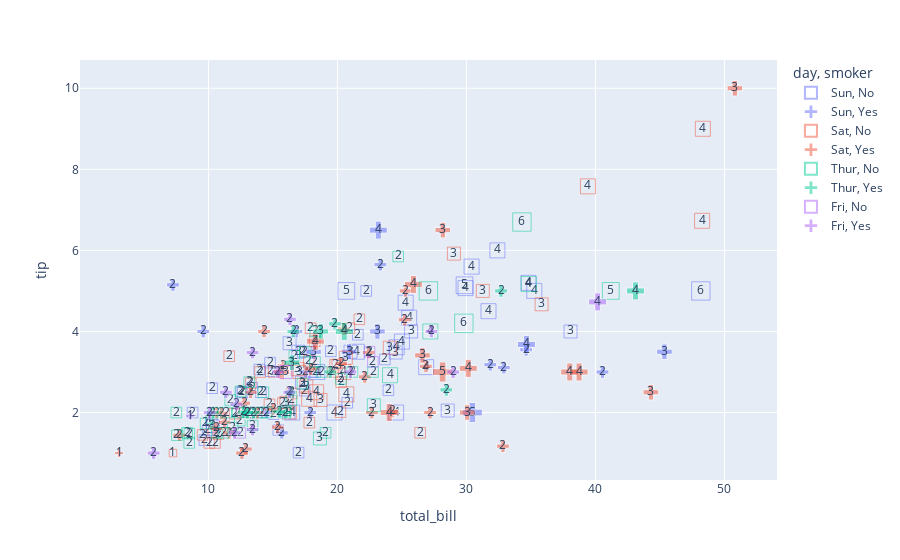

This figure's notebook cell:
### Code cell
scatterplot = px.scatter(
    data_frame=tips,
    x='total_bill',
    y='tip',

    size="tbl_size",  #Different scatter ball sizes 
    size_max=13,  # Maximum size
    symbol="smoker",  #Different symbol based on different categorical values
    symbol_sequence=[3, 'square-open'],  # Assign different symbol to different category
    symbol_map= {'No':"square-open", "Yes":3},  ## Assign different symbol to different category explicitely
    color="day",  # Further categorization based on colors,
    opacity=0.5,
    # color_discrete_sequence=["red", "yellow", "blue", "black"], # explicitely assign colors
    # color_discrete_map=["red", "yellow", "blue", "black"],
    text="tbl_size",
    hover_name="time",
)
pio.show(scatterplot)

### Figure 1 — Plotly figure (JSON) as saved in the notebook; plotly's stock layout.template omitted (floating-point values rounded to 4 significant figures)
{"data": [{"hovertemplate": "<b>%{hovertext}</b><br><br>day=Sun<br>smoker=No<br>total_bill=%{x}<br>tip=%{y}<br>tbl_size=%{text}<extra></extra>", "hovertext": ["Dinner", "Dinner", "Dinner", "Dinner", "Dinner", "Dinner", "Dinner", "Dinner", "Dinner", "Dinner", "Dinner", "Dinner", "Dinner", "Dinner", "Dinner", "Dinner", "Dinner", "Dinner", "Dinner", "Dinner", "Dinner", "Dinner", "Dinner", "Dinner", "Dinner", "Dinner", "Dinner", "Dinner", "Dinner", "Dinner", "Dinner", "Dinner", "Dinner", "Dinner", "Dinner", "Dinner", "Dinner", "Dinner", "Dinner", "Dinner", "Dinner", "Dinner", "Dinner", "Dinner", "Dinner", "Dinner", "Dinner", "Dinner", "Dinner", "Dinner", "Dinner", "Dinner", "Dinner", "Dinner", "Dinner", "Dinner", "Dinner"], "legendgroup": "Sun, No", "marker": {"color": "#636efa", "opacity": 0.5, "size": [2, 3, 3, 2, 4, 4, 2, 4, 2, 2, 2, 4, 2, 4, 2, 2, 3, 3, 3, 2, 2, 2, 4, 2, 2, 4, 3, 2, 2, 2, 4, 2, 4, 2, 3, 2, 3, 2, 4, 2, 2, 3, 4, 4, 5, 6, 4, 2, 4, 4, 2, 3, 2, 3, 2, 4, 5], "sizemode": "area", "sizeref": 0.0355, "symbol": "square-open"}, "mode": "markers+text", "name": "Sun, No", "orientation": "v", "showlegend": true, "text": [2, 3, 3, 2, 4, 4, 2, 4, 2, 2, 2, 4, 2, 4, 2, 2, 3, 3, 3, 2, 2, 2, 4, 2, 2, 4, 3, 2, 2, 2, 4, 2, 4, 2, 3, 2, 3, 2, 4, 2, 2, 3, 4, 4, 5, 6, 4, 2, 4, 4, 2, 3, 2, 3, 2, 4, 5], "type": "scatter", "x": [16.99, 10.34, 21.01, 23.68, 24.59, 25.29, 8.77, 26.88, 15.04, 14.78, 10.27, 35.26, 15.42, 18.43, 14.83, 21.58, 10.33, 16.29, 16.97, 17.46, 13.94, 9.68, 30.4, 18.29, 22.23, 32.4, 28.55, 18.04, 12.54, 10.29, 34.81, 9.94, 25.56, 19.49, 38.07, 23.95, 25.71, 17.31, 29.93, 14.07, 13.13, 17.26, 24.55, 19.77, 29.85, 48.17, 25, 13.39, 16.49, 21.5, 12.66, 16.21, 13.81, 24.52, 20.76, 31.71, 20.69], "xaxis": "x", "y": [1.01, 1.66, 3.5, 3.31, 3.61, 4.71, 2, 3.12, 1.96, 3.23, 1.71, 5, 1.57, 3, 3.02, 3.92, 1.67, 3.71, 3.5, 2.54, 3.06, 1.32, 5.6, 3, 5, 6, 2.05, 3, 2.5, 2.6, 5.2, 1.56, 4.34, 3.51, 4, 2.55, 4, 3.5, 5.07, 2.5, 2, 2.74, 2, 2, 5.14, 5, 3.75, 2.61, 2, 3.5, 2.5, 2, 2, 3.48, 2.24, 4.5, 5], "yaxis": "y"}, {"hovertemplate": "<b>%{hovertext}</b><br><br>day=Sun<br>smoker=Yes<br>total_bill=%{x}<br>tip=%{y}<br>tbl_size=%{text}<extra></extra>", "hovertext": ["Dinner", "Dinner", "Dinner", "Dinner", "Dinner", "Dinner", "Dinner", "Dinner", "Dinner", "Dinner", "Dinner", "Dinner", "Dinner", "Dinner", "Dinner", "Dinner", "Dinner", "Dinner", "Dinner"], "legendgroup": "Sun, Yes", "marker": {"color": "#636efa", "opacity": 0.5, "size": [2, 2, 2, 2, 2, 2, 2, 2, 2, 4, 2, 3, 4, 2, 3, 5, 3, 3, 2], "sizemode": "area", "sizeref": 0.0355, "symbol": 3}, "mode": "markers+text", "name": "Sun, Yes", "orientation": "v", "showlegend": true, "text": [2, 2, 2, 2, 2, 2, 2, 2, 2, 4, 2, 3, 4, 2, 3, 5, 3, 3, 2], "type": "scatter", "x": [17.51, 7.25, 31.85, 16.82, 32.9, 17.89, 14.48, 9.6, 34.63, 34.65, 23.33, 45.35, 23.17, 40.55, 20.9, 30.46, 18.15, 23.1, 15.69], "xaxis": "x", "y": [3, 5.15, 3.18, 4, 3.11, 2, 2, 4, 3.55, 3.68, 5.65, 3.5, 6.5, 3, 3.5, 2, 3.5, 4, 1.5], "yaxis": "y"}, {"hovertemplate": "<b>%{hovertext}</b><br><br>day=Sat<br>smoker=No<br>total_bill=%{x}<br>tip=%{y}<br>tbl_size=%{text}<extra></extra>", "hovertext": ["Dinner", "Dinner", "Dinner", "Dinner", "Dinner", "Dinner", "Dinner", "Dinner", "Dinner", "Dinner", "Dinner", "Dinner", "Dinner", "Dinner", "Dinner", "Dinner", "Dinner", "Dinner", "Dinner", "Dinner", "Dinner", "Dinner", "Dinner", "Dinner", "Dinner", "Dinner", "Dinner", "Dinner", "Dinner", "Dinner", "Dinner", "Dinner", "Dinner", "Dinner", "Dinner", "Dinner", "Dinner", "Dinner", "Dinner", "Dinner", "Dinner", "Dinner", "Dinner", "Dinner", "Dinner"], "legendgroup": "Sat, No", "marker": {"color": "#EF553B", "opacity": 0.5, "size": [3, 2, 2, 2, 4, 2, 4, 2, 2, 2, 2, 2, 4, 2, 4, 2, 3, 3, 3, 3, 3, 3, 2, 4, 3, 3, 2, 2, 2, 3, 2, 2, 2, 2, 2, 1, 4, 4, 2, 2, 2, 2, 3, 3, 2], "sizemode": "area", "sizeref": 0.0355, "symbol": "square-open"}, "mode": "markers+text", "name": "Sat, No", "orientation": "v", "showlegend": true, "text": [3, 2, 2, 2, 4, 2, 4, 2, 2, 2, 2, 2, 4, 2, 4, 2, 3, 3, 3, 3, 3, 3, 2, 4, 3, 3, 2, 2, 2, 3, 2, 2, 2, 2, 2, 1, 4, 4, 2, 2, 2, 2, 3, 3, 2], "type": "scatter", "x": [20.65, 17.92, 20.29, 15.77, 39.42, 19.82, 17.81, 13.37, 12.69, 21.7, 19.65, 9.55, 18.35, 15.06, 20.69, 17.78, 24.06, 16.31, 16.93, 18.69, 31.27, 16.04, 26.41, 48.27, 17.59, 20.08, 16.45, 20.23, 12.02, 17.07, 14.73, 10.51, 20.92, 18.24, 14, 7.25, 48.33, 20.45, 13.28, 11.61, 10.77, 10.07, 35.83, 29.03, 17.82], "xaxis": "x", "y": [3.35, 4.08, 2.75, 2.23, 7.58, 3.18, 2.34, 2, 2, 4.3, 3, 1.45, 2.5, 3, 2.45, 3.27, 3.6, 2, 3.07, 2.31, 5, 2.24, 1.5, 6.73, 2.64, 3.15, 2.47, 2.01, 1.97, 3, 2.2, 1.25, 4.08, 3.76, 3, 1, 9, 3, 2.72, 3.39, 1.47, 1.25, 4.67, 5.92, 1.75], "yaxis": "y"}, {"hovertemplate": "<b>%{hovertext}</b><br><br>day=Sat<br>smoker=Yes<br>total_bill=%{x}<br>tip=%{y}<br>tbl_size=%{text}<extra></extra>", "hovertext": ["Dinner", "Dinner", "Dinner", "Dinner", "Dinner", "Dinner", "Dinner", "Dinner", "Dinner", "Dinner", "Dinner", "Dinner", "Dinner", "Dinner", "Dinner", "Dinner", "Dinner", "Dinner", "Dinner", "Dinner", "Dinner", "Dinner", "Dinner", "Dinner", "Dinner", "Dinner", "Dinner", "Dinner", "Dinner", "Dinner", "Dinner", "Dinner", "Dinner", "Dinner", "Dinner", "Dinner", "Dinner", "Dinner", "Dinner", "Dinner", "Dinner", "Dinner"], "legendgroup": "Sat, Yes", "marker": {"color": "#EF553B", "opacity": 0.5, "size": [4, 2, 2, 2, 2, 4, 1, 2, 2, 2, 2, 3, 2, 2, 2, 2, 2, 2, 2, 3, 2, 3, 4, 2, 2, 3, 4, 2, 3, 2, 5, 2, 2, 4, 2, 4, 3, 2, 2, 2, 2, 2], "sizemode": "area", "sizeref": 0.0355, "symbol": 3}, "mode": "markers+text", "name": "Sat, Yes", "orientation": "v", "showlegend": true, "text": [4, 2, 2, 2, 2, 4, 1, 2, 2, 2, 2, 3, 2, 2, 2, 2, 2, 2, 2, 3, 2, 3, 4, 2, 2, 3, 4, 2, 3, 2, 5, 2, 2, 4, 2, 4, 3, 2, 2, 2, 2, 2], "type": "scatter", "x": [38.01, 11.24, 20.29, 13.81, 11.02, 18.29, 3.07, 15.01, 26.86, 25.28, 17.92, 44.3, 22.42, 15.36, 20.49, 25.21, 14.31, 10.59, 10.63, 50.81, 15.81, 26.59, 38.73, 24.27, 12.76, 30.06, 25.89, 13.27, 28.17, 12.9, 28.15, 11.59, 7.74, 30.14, 22.12, 24.01, 15.69, 15.53, 12.6, 32.83, 27.18, 22.67], "xaxis": "x", "y": [3, 1.76, 3.21, 2, 1.98, 3.76, 1, 2.09, 3.14, 5, 3.08, 2.5, 3.48, 1.64, 4.06, 4.29, 4, 1.61, 2, 10, 3.16, 3.41, 3, 2.03, 2.23, 2, 5.16, 2.5, 6.5, 1.1, 3, 1.5, 1.44, 3.09, 2.88, 2, 3, 3, 1, 1.17, 2, 2], "yaxis": "y"}, {"hovertemplate": "<b>%{hovertext}</b><br><br>day=Thur<br>smoker=No<br>total_bill=%{x}<br>tip=%{y}<br>tbl_size=%{text}<extra></extra>", "hovertext": ["Lunch", "Lunch", "Lunch", "Lunch", "Lunch", "Lunch", "Lunch", "Lunch", "Lunch", "Lunch", "Lunch", "Lunch", "Lunch", "Lunch", "Lunch", "Lunch", "Lunch", "Lunch", "Lunch", "Lunch", "Lunch", "Lunch", "Lunch", "Lunch", "Lunch", "Lunch", "Lunch", "Lunch", "Lunch", "Lunch", "Lunch", "Lunch", "Lunch", "Lunch", "Lunch", "Lunch", "Lunch", "Lunch", "Lunch", "Lunch", "Lunch", "Lunch", "Lunch", "Lunch", "Dinner"], "legendgroup": "Thur, No", "marker": {"color": "#00cc96", "opacity": 0.5, "size": [4, 2, 2, 2, 1, 2, 4, 2, 2, 2, 2, 2, 2, 4, 2, 2, 2, 2, 2, 6, 2, 2, 2, 3, 2, 2, 2, 2, 2, 2, 2, 2, 2, 2, 6, 5, 6, 2, 2, 3, 2, 2, 2, 2, 2], "sizemode": "area", "sizeref": 0.0355, "symbol": "square-open"}, "mode": "markers+text", "name": "Thur, No", "orientation": "v", "showlegend": true, "text": [4, 2, 2, 2, 1, 2, 4, 2, 2, 2, 2, 2, 2, 4, 2, 2, 2, 2, 2, 6, 2, 2, 2, 3, 2, 2, 2, 2, 2, 2, 2, 2, 2, 2, 6, 5, 6, 2, 2, 3, 2, 2, 2, 2, 2], "type": "scatter", "x": [27.2, 22.76, 17.29, 16.66, 10.07, 15.98, 34.83, 13.03, 18.28, 24.71, 21.16, 10.65, 12.43, 24.08, 11.69, 13.42, 14.26, 15.95, 12.48, 29.8, 8.52, 14.52, 11.38, 22.82, 19.08, 20.27, 11.17, 12.26, 18.26, 8.51, 10.33, 14.15, 13.16, 17.47, 34.3, 41.19, 27.05, 16.43, 8.35, 18.64, 11.87, 9.78, 7.51, 7.56, 18.78], "xaxis": "x", "y": [4, 3, 2.71, 3.4, 1.83, 2.03, 5.17, 2, 4, 5.85, 3, 1.5, 1.8, 2.92, 2.31, 1.68, 2.5, 2, 2.52, 4.2, 1.48, 2, 2, 2.18, 1.5, 2.83, 1.5, 2, 3.25, 1.25, 2, 2, 2.75, 3.5, 6.7, 5, 5, 2.3, 1.5, 1.36, 1.63, 1.73, 2, 1.44, 3], "yaxis": "y"}, {"hovertemplate": "<b>%{hovertext}</b><br><br>day=Thur<br>smoker=Yes<br>total_bill=%{x}<br>tip=%{y}<br>tbl_size=%{text}<extra></extra>", "hovertext": ["Lunch", "Lunch", "Lunch", "Lunch", "Lunch", "Lunch", "Lunch", "Lunch", "Lunch", "Lunch", "Lunch", "Lunch", "Lunch", "Lunch", "Lunch", "Lunch", "Lunch"], "legendgroup": "Thur, Yes", "marker": {"color": "#00cc96", "opacity": 0.5, "size": [2, 2, 2, 2, 2, 2, 2, 2, 4, 2, 2, 3, 2, 2, 2, 4, 3], "sizemode": "area", "sizeref": 0.0355, "symbol": 3}, "mode": "markers+text", "name": "Thur, Yes", "orientation": "v", "showlegend": true, "text": [2, 2, 2, 2, 2, 2, 2, 2, 4, 2, 2, 3, 2, 2, 2, 4, 3], "type": "scatter", "x": [19.44, 32.68, 16, 19.81, 28.44, 15.48, 16.58, 10.34, 43.11, 13, 13.51, 18.71, 12.74, 13, 16.4, 20.53, 16.47], "xaxis": "x", "y": [3, 5, 2, 4.19, 2.56, 2.02, 4, 2, 5, 2, 2, 4, 2.01, 2, 2.5, 4, 3.23], "yaxis": "y"}, {"hovertemplate": "<b>%{hovertext}</b><br><br>day=Fri<br>smoker=No<br>total_bill=%{x}<br>tip=%{y}<br>tbl_size=%{text}<extra></extra>", "hovertext": ["Dinner", "Dinner", "Dinner", "Lunch"], "legendgroup": "Fri, No", "marker": {"color": "#ab63fa", "opacity": 0.5, "size": [2, 2, 2, 3], "sizemode": "area", "sizeref": 0.0355, "symbol": "square-open"}, "mode": "markers+text", "name": "Fri, No", "orientation": "v", "showlegend": true, "text": [2, 2, 2, 3], "type": "scatter", "x": [22.49, 22.75, 12.46, 15.98], "xaxis": "x", "y": [3.5, 3.25, 1.5, 3], "yaxis": "y"}, {"hovertemplate": "<b>%{hovertext}</b><br><br>day=Fri<br>smoker=Yes<br>total_bill=%{x}<br>tip=%{y}<br>tbl_size=%{text}<extra></extra>", "hovertext": ["Dinner", "Dinner", "Dinner", "Dinner", "Dinner", "Dinner", "Dinner", "Dinner", "Dinner", "Lunch", "Lunch", "Lunch", "Lunch", "Lunch", "Lunch"], "legendgroup": "Fri, Yes", "marker": {"color": "#ab63fa", "opacity": 0.5, "size": [2, 2, 2, 4, 2, 2, 2, 2, 2, 2, 2, 1, 2, 2, 2], "sizemode": "area", "sizeref": 0.0355, "symbol": 3}, "mode": "markers+text", "name": "Fri, Yes", "orientation": "v", "showlegend": true, "text": [2, 2, 2, 4, 2, 2, 2, 2, 2, 2, 2, 1, 2, 2, 2], "type": "scatter", "x": [28.97, 5.75, 16.32, 40.17, 27.28, 12.03, 21.01, 11.35, 15.38, 12.16, 13.42, 8.58, 13.42, 16.27, 10.09], "xaxis": "x", "y": [3, 1, 4.3, 4.73, 4, 1.5, 3, 2.5, 3, 2.2, 3.48, 1.92, 1.58, 2.5, 2], "yaxis": "y"}], "layout": {"legend": {"itemsizing": "constant", "title": {"text": "day, smoker"}, "tracegroupgap": 0}, "margin": {"t": 60}, "xaxis": {"anchor": "y", "domain": [0, 1], "title": {"text": "total_bill"}}, "yaxis": {"anchor": "x", "domain": [0, 1], "title": {"text": "tip"}}}}
